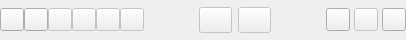
<?xml version="1.0" encoding="UTF-8"?>
<ui version="4.0">
 <class>ToolBar</class>
 <widget class="QWidget" name="ToolBar">
  <property name="geometry">
   <rect>
    <x>0</x>
    <y>0</y>
    <width>406</width>
    <height>40</height>
   </rect>
  </property>
  <property name="minimumSize">
   <size>
    <width>0</width>
    <height>40</height>
   </size>
  </property>
  <property name="maximumSize">
   <size>
    <width>16777215</width>
    <height>40</height>
   </size>
  </property>
  <property name="baseSize">
   <size>
    <width>0</width>
    <height>40</height>
   </size>
  </property>
  <property name="windowTitle">
   <string>Form</string>
  </property>
  <property name="styleSheet">
   <string notr="true"/>
  </property>
  <property name="toolBarWidget" stdset="0">
   <bool>true</bool>
  </property>
  <layout class="QHBoxLayout" name="horizontalLayout_2">
   <property name="spacing">
    <number>0</number>
   </property>
   <property name="leftMargin">
    <number>0</number>
   </property>
   <property name="topMargin">
    <number>0</number>
   </property>
   <property name="rightMargin">
    <number>0</number>
   </property>
   <property name="bottomMargin">
    <number>0</number>
   </property>
   <item>
    <layout class="QHBoxLayout" name="horizontalLayout">
     <property name="spacing">
      <number>0</number>
     </property>
     <item>
      <widget class="QToolButton" name="toolNew">
       <property name="styleSheet">
        <string notr="true"/>
       </property>
       <property name="text">
        <string/>
       </property>
       <property name="iconType" stdset="0">
        <string>New</string>
       </property>
      </widget>
     </item>
     <item>
      <widget class="QToolButton" name="toolOpen">
       <property name="text">
        <string/>
       </property>
       <property name="iconType" stdset="0">
        <string>Open</string>
       </property>
      </widget>
     </item>
     <item>
      <widget class="QToolButton" name="toolSave">
       <property name="enabled">
        <bool>false</bool>
       </property>
       <property name="text">
        <string/>
       </property>
       <property name="iconType" stdset="0">
        <string>Save</string>
       </property>
      </widget>
     </item>
     <item>
      <widget class="QToolButton" name="toolSaveAs">
       <property name="enabled">
        <bool>false</bool>
       </property>
       <property name="text">
        <string/>
       </property>
       <property name="iconType" stdset="0">
        <string>SaveAs</string>
       </property>
      </widget>
     </item>
     <item>
      <widget class="QToolButton" name="toolSimulation">
       <property name="enabled">
        <bool>false</bool>
       </property>
       <property name="text">
        <string/>
       </property>
       <property name="iconType" stdset="0">
        <string>Simulation</string>
       </property>
      </widget>
     </item>
     <item>
      <widget class="QToolButton" name="toolClose">
       <property name="enabled">
        <bool>false</bool>
       </property>
       <property name="text">
        <string/>
       </property>
       <property name="iconType" stdset="0">
        <string>Close</string>
       </property>
      </widget>
     </item>
     <item>
      <spacer name="horizontalSpacer">
       <property name="orientation">
        <enum>Qt::Horizontal</enum>
       </property>
       <property name="sizeHint" stdset="0">
        <size>
         <width>40</width>
         <height>20</height>
        </size>
       </property>
      </spacer>
     </item>
    </layout>
   </item>
   <item>
    <layout class="QHBoxLayout" name="horizontalLayout_3">
     <property name="spacing">
      <number>6</number>
     </property>
     <item>
      <spacer name="horizontalSpacer_2">
       <property name="orientation">
        <enum>Qt::Horizontal</enum>
       </property>
       <property name="sizeHint" stdset="0">
        <size>
         <width>40</width>
         <height>20</height>
        </size>
       </property>
      </spacer>
     </item>
     <item>
      <widget class="QToolButton" name="toolStart">
       <property name="enabled">
        <bool>false</bool>
       </property>
       <property name="minimumSize">
        <size>
         <width>33</width>
         <height>26</height>
        </size>
       </property>
       <property name="maximumSize">
        <size>
         <width>33</width>
         <height>26</height>
        </size>
       </property>
       <property name="baseSize">
        <size>
         <width>33</width>
         <height>26</height>
        </size>
       </property>
       <property name="text">
        <string/>
       </property>
       <property name="icon">
        <iconset>
         <normalon>:/images/files/images/light/CANbus_icon_start_enabled.png</normalon>
         <disabledon>:/images/files/images/light/CANbus_icon_start_disabled.png</disabledon>
        </iconset>
       </property>
       <property name="iconSize">
        <size>
         <width>80</width>
         <height>26</height>
        </size>
       </property>
       <property name="iconType" stdset="0">
        <string>Start</string>
       </property>
      </widget>
     </item>
     <item>
      <widget class="QToolButton" name="toolStop">
       <property name="enabled">
        <bool>false</bool>
       </property>
       <property name="minimumSize">
        <size>
         <width>33</width>
         <height>26</height>
        </size>
       </property>
       <property name="maximumSize">
        <size>
         <width>33</width>
         <height>26</height>
        </size>
       </property>
       <property name="baseSize">
        <size>
         <width>33</width>
         <height>26</height>
        </size>
       </property>
       <property name="text">
        <string/>
       </property>
       <property name="icon">
        <iconset>
         <normalon>:/images/files/images/light/CANbus_icon_stop_enabled.png</normalon>
         <disabledon>:/images/files/images/light/CANbus_icon_stop_disabled.png</disabledon>
        </iconset>
       </property>
       <property name="iconSize">
        <size>
         <width>80</width>
         <height>26</height>
        </size>
       </property>
       <property name="iconType" stdset="0">
        <string>Stop</string>
       </property>
      </widget>
     </item>
     <item>
      <spacer name="horizontalSpacer_3">
       <property name="orientation">
        <enum>Qt::Horizontal</enum>
       </property>
       <property name="sizeHint" stdset="0">
        <size>
         <width>40</width>
         <height>20</height>
        </size>
       </property>
      </spacer>
     </item>
    </layout>
   </item>
   <item>
    <layout class="QHBoxLayout" name="horizontalLayout_4">
     <property name="spacing">
      <number>4</number>
     </property>
     <item>
      <spacer name="horizontalSpacer_4">
       <property name="orientation">
        <enum>Qt::Horizontal</enum>
       </property>
       <property name="sizeHint" stdset="0">
        <size>
         <width>40</width>
         <height>20</height>
        </size>
       </property>
      </spacer>
     </item>
     <item>
      <widget class="QToolButton" name="toolWindowView">
       <property name="text">
        <string/>
       </property>
       <property name="iconType" stdset="0">
        <string>WindowView</string>
       </property>
      </widget>
     </item>
     <item>
      <widget class="QToolButton" name="toolTabView">
       <property name="enabled">
        <bool>false</bool>
       </property>
       <property name="text">
        <string/>
       </property>
       <property name="iconType" stdset="0">
        <string>TabView</string>
       </property>
      </widget>
     </item>
     <item>
      <widget class="QToolButton" name="toolSwitch">
       <property name="text">
        <string/>
       </property>
       <property name="iconType" stdset="0">
        <string>Switch</string>
       </property>
      </widget>
     </item>
    </layout>
   </item>
  </layout>
 </widget>
 <resources/>
 <connections/>
</ui>
